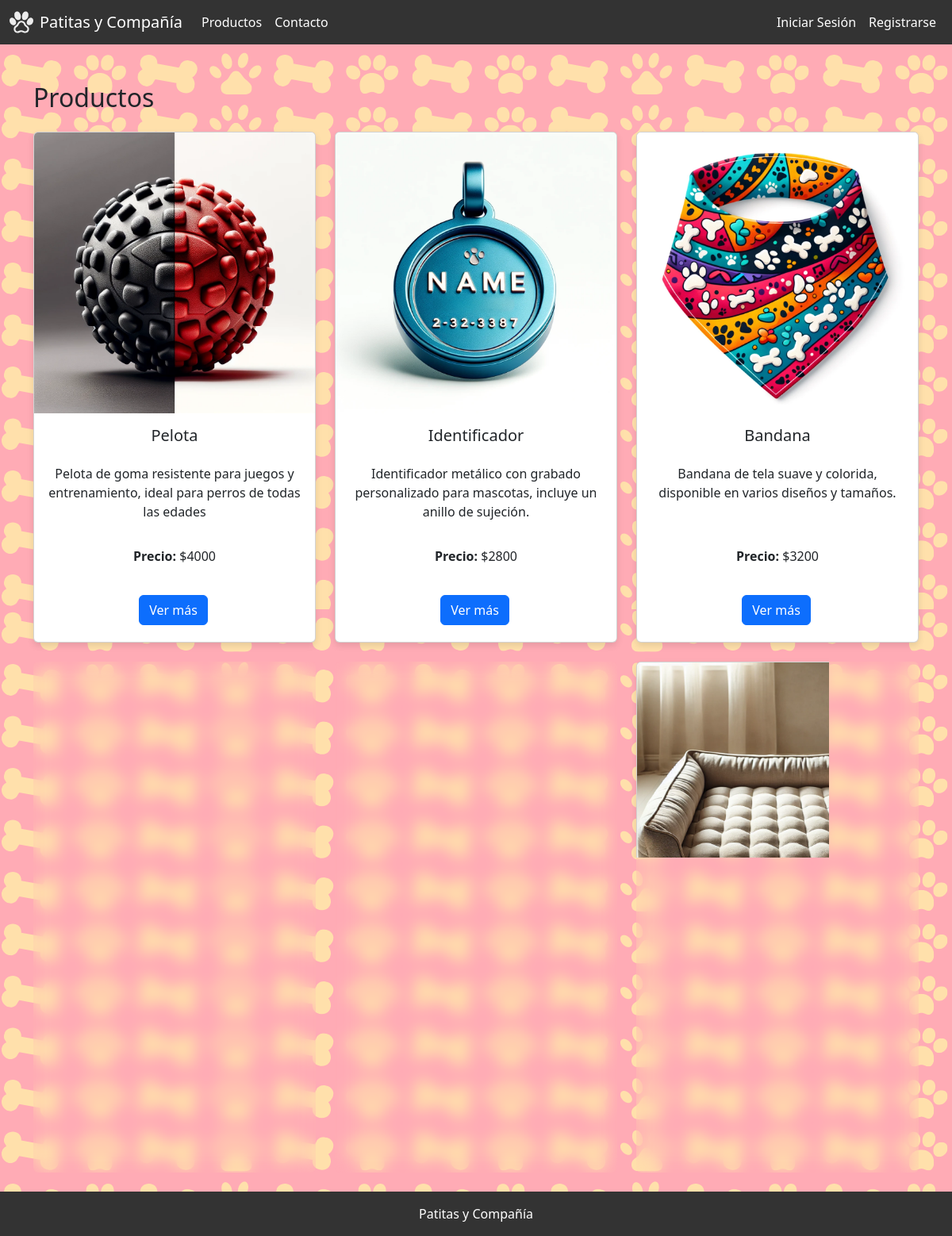
/productos/, run on the app's committed database.
### patitasYCompania/models.py (models this page shows, shortened)
class Producto(models.Model):
    nombre = models.CharField(max_length=100)
    precio = models.DecimalField(max_digits=10, decimal_places=0)
    descripcion = models.TextField()
    foto = models.ImageField(upload_to='productos/')

### patitasYCompania/views.py (the view)
# urls.py: path('productos/', views.product_list, name='product_list'),
def product_list(request):
    products = Producto.objects.all()
    return render(request, 'patitasYCompania/productos.html', {'products': products})

### patitasYCompania/templates/patitasycompania/productos.html (shortened to what this page needs)
{% extends 'patitasYCompania/base.html' %}
{% block content %}
<div class="container mt-5">
    <h2 class="mb-4">Productos</h2>
    <div class="row" id="productos">
        {% for product in products %}
        <div class="col-md-4 d-flex align-items-stretch">
            <div class="card mb-4 w-100">
                <img src="{{ product.foto.url }}" class="card-img-top" alt="{{ product.nombre }}">
                <div class="card-body d-flex flex-column">
                    <h5 class="card-title text-center">{{ product.nombre }}</h5>
                    <p class="card-text text-center mt-3 flex-grow-1" style="max-height: 100px; overflow: hidden;">
                        {{ product.descripcion|truncatewords:20 }}
                    </p>
                    <p class="card-text text-center mt-3"><strong>Precio:</strong> ${{ product.precio }}</p>
                    <div class="d-flex justify-content-center mt-3">
                        <a href="{% url 'product_detail' product.id %}" class="btn btn-primary me-2">Ver más</a>
                    </div>
                </div>
            </div>
        </div>
        {% endfor %}
    </div>
</div>
{% endblock %}

### patitasYCompania/static/css/style.css (style rules this page uses)
html, body { height: 100%; margin: 0; display: flex; flex-direction: column; }
body { font-family: Arial, sans-serif; background-image: url('../img/fondo_decoracion.png'); }
.card { display: flex; flex-direction: column; height: 100%; background-color: rgba(255, 255, 255, 0.8); backdrop-filter: blur(10px); border-radius: 15px; box-shadow: 0 4px 8px rgba(0, 0, 0, 0.1); }
.card-body { flex: 1; display: flex; flex-direction: column; justify-content: space-between; }
.card-text { overflow: hidden; text-overflow: ellipsis; }
.btn { margin: 5px; }
.btn-primary { background-color: #007bff; border: none; padding: 10px 20px; font-size: 1.2em; border-radius: 25px; }

### data on the page
Producto: foto (picture), nombre "Pelota", descripcion "Pelota de goma resistente para juegos y entrenamiento, ideal para perros de todas las edades", precio "4000"
Producto: foto (picture), nombre "Identificador", descripcion "Identificador metálico con grabado personalizado para mascotas, incluye un anillo de sujeción.", precio "2800"
Producto: foto (picture), nombre "Bandana", descripcion "Bandana de tela suave y colorida, disponible en varios diseños y tamaños.", precio "3200"
Producto: foto (picture), descripcion "Rascador para gatos, hecho de sisal y madera, perfecto para mantener las uñas de tu gato en buen estado.", precio "16000"
Producto: foto (picture), descripcion "Correa de nylon ajustable, duradera y cómoda para paseos con tu mascota."
Producto: foto (picture), nombre "Cama Ortopédica", descripcion "Diseñada para proporcionar soporte y comodidad adicionales."
